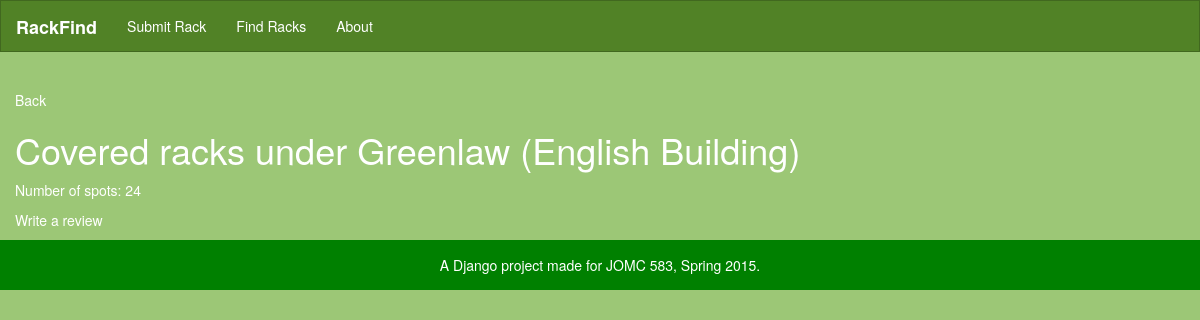
/detail/3, run on the app's committed database.
### parking/models.py (models this page shows, shortened)
class Rack(models.Model):
    lat = models.CharField(unique=False, max_length=50)
    lng = models.CharField(unique=False, max_length=50)
    description = models.CharField(unique=False, max_length=1000)
    capacity = models.IntegerField (max_length=3, null='True')
    covered = models.BooleanField (default=False)
    intended = models.BooleanField (default=True)
    class Meta(object):
        verbose_name_plural = "racks"
        ordering = ('lat', 'lng', 'description', 'capacity', 'covered', 'intended')

### parking/views.py (the view)
# urls.py: url(r'^detail/(?P<pk>\d+)$', 'parking.views.detail', name='detail'),
def detail (request, pk):
    rack = get_object_or_404(Rack, id=pk)
    reviews = rack.review_set.all()
    return render(request, "parking/rack.html", {
        'rack': rack,
        'reviews': reviews
    })

### parking/templates/parking/rack.html (shortened to what this page needs)
{% extends 'base.html' %}
{% load static from staticfiles %}
{% block content %}
<a href="{%url 'find' %}">Back</a>
<h1>{{ rack.description }}</h1>
<p>Number of spots: {{ rack.capacity }}</p>
<p><a href="{% url 'review' rack.id %}">Write a review</a></p>
{% for review in reviews %}
{% load tz %}
{% endfor %}
{% endblock %}

### data on the page
Rack: description "Covered racks under Greenlaw (English Building)", capacity "24"
